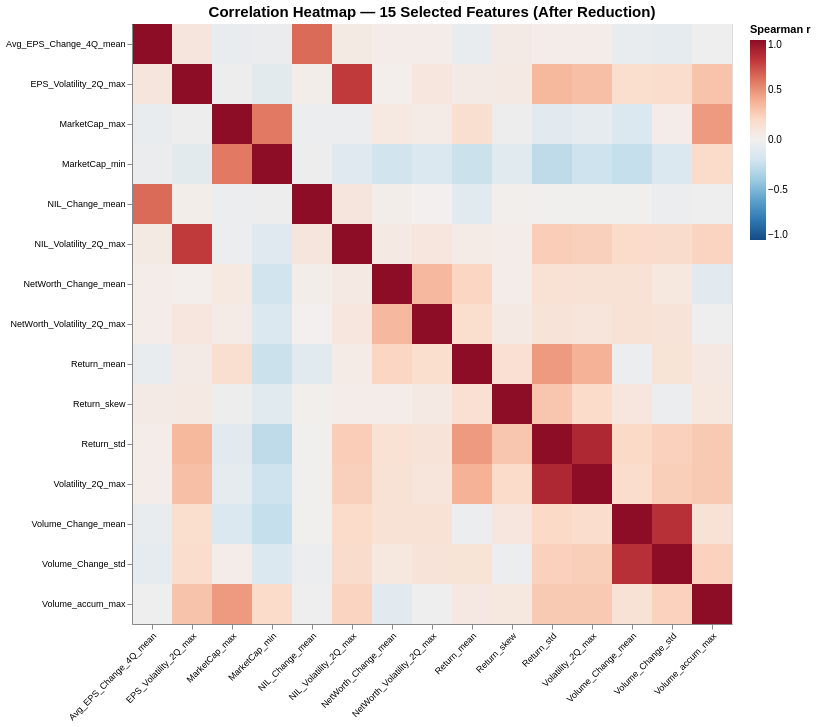

The cell this chart's notebook holds for it:
### Code cell
# Correlation Heatmap: After Reduction
# Show correlation structure for selected features only

selected_corr = corr_df.loc[selected_features, selected_features]

# Prepare data for Altair heatmap
corr_long = []
for i, feat1 in enumerate(selected_features):
    for j, feat2 in enumerate(selected_features):
        corr_long.append({
            'Feature1': feat1,
            'Feature2': feat2,
            'Correlation': selected_corr.loc[feat1, feat2],
            'AbsCorr': abs(selected_corr.loc[feat1, feat2])
        })

corr_long_df = pd.DataFrame(corr_long)

# Heatmap
heatmap = alt.Chart(corr_long_df).mark_rect().encode(
    x=alt.X('Feature1:N', title='', axis=alt.Axis(labelAngle=-45, labelLimit=200)),
    y=alt.Y('Feature2:N', title='', axis=alt.Axis(labelLimit=200)),
    color=alt.Color('Correlation:Q', 
                    scale=alt.Scale(scheme='redblue', domain=[-1, 1], reverse=True),
                    title='Spearman r'),
    tooltip=[
        alt.Tooltip('Feature1:N', title='Feature 1'),
        alt.Tooltip('Feature2:N', title='Feature 2'),
        alt.Tooltip('Correlation:Q', format='.3f', title='Correlation')
    ]
).properties(
    title=f'Correlation Heatmap — {len(selected_features)} Selected Features (After Reduction)',
    width=600,
    height=600
).configure_axis(
    labelFontSize=9,
    titleFontSize=12
).configure_title(
    fontSize=15
)

heatmap

### Figure 1 — Vega-Lite specification as saved in the notebook (floating-point values rounded to 4 significant figures; data arrays with more than 128 entries replaced by an {"elided": "..."} marker saying what was removed)
{"config": {"view": {"continuousWidth": 300, "continuousHeight": 300}, "axis": {"labelFontSize": 9, "titleFontSize": 12}, "title": {"fontSize": 15}}, "data": {"name": "data-a6c50c3215095fd48dd4503cf5fef951"}, "mark": {"type": "rect"}, "encoding": {"color": {"field": "Correlation", "scale": {"domain": [-1, 1], "reverse": true, "scheme": "redblue"}, "title": "Spearman r", "type": "quantitative"}, "tooltip": [{"field": "Feature1", "title": "Feature 1", "type": "nominal"}, {"field": "Feature2", "title": "Feature 2", "type": "nominal"}, {"field": "Correlation", "format": ".3f", "title": "Correlation", "type": "quantitative"}], "x": {"axis": {"labelAngle": -45, "labelLimit": 200}, "field": "Feature1", "title": "", "type": "nominal"}, "y": {"axis": {"labelLimit": 200}, "field": "Feature2", "title": "", "type": "nominal"}}, "height": 600, "title": "Correlation Heatmap — 15 Selected Features (After Reduction)", "width": 600, "$schema": "https://vega.github.io/schema/vega-lite/v6.1.0.json", "datasets": {"data-a6c50c3215095fd48dd4503cf5fef951": {"elided": "225 records"}}}
